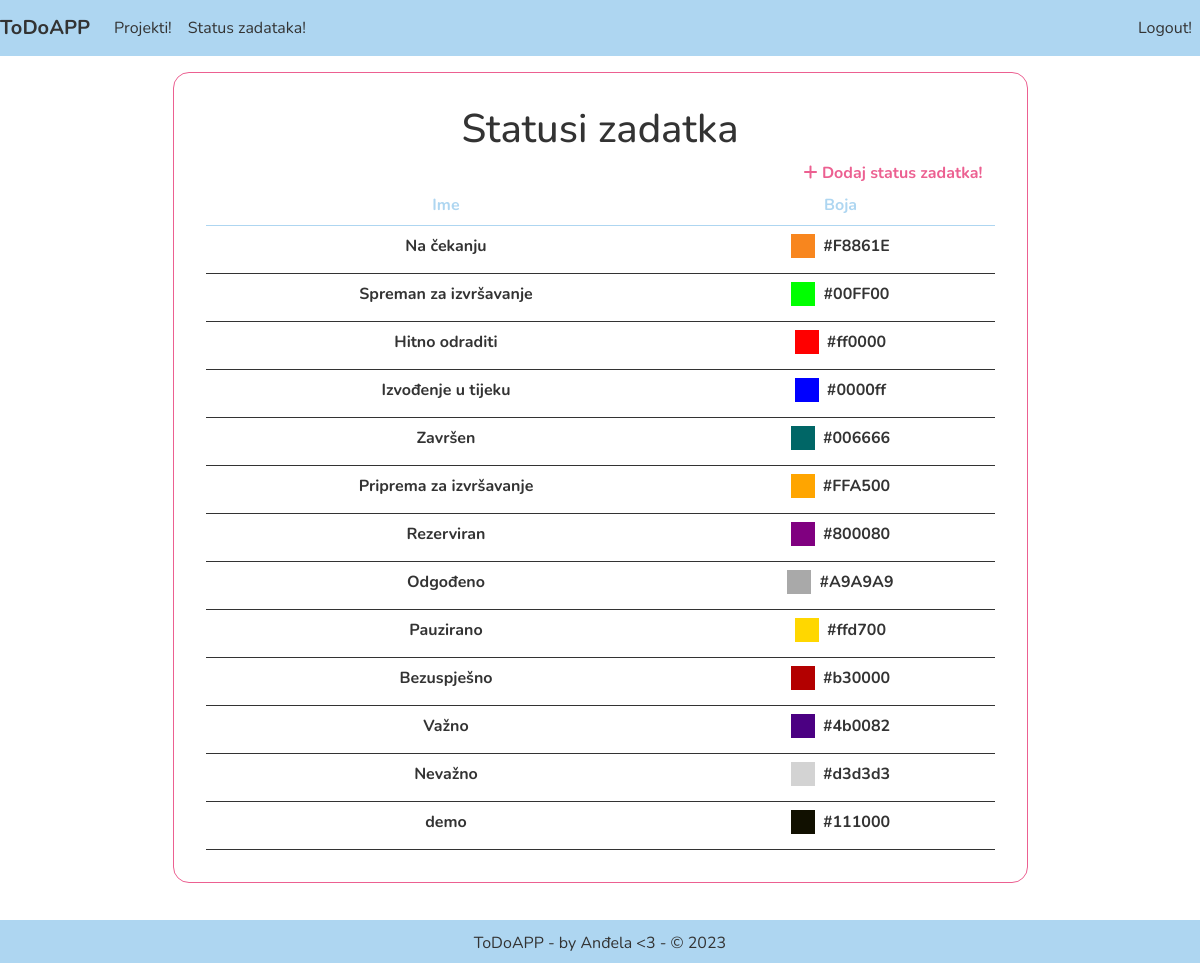
/chore_status (signed in), run on the app's committed database.
### projects/models.py (models this page shows, shortened)
class ChoreStatus(models.Model):
    name = models.CharField(max_length=200, unique=True)
    color = ColorField(max_length=200, null=True, blank=True, unique=True)

### projects/views.py (the view)
# urls.py: path('chore_status', ChoreStatusList.as_view(), name='chore-status-list'),
class ChoreStatusList(ListView):
    model = ChoreStatus
    context_object_name = 'chore_statuses'
    template_name = 'chores/chore_statuses.html'

### projects/templates/chores/chore_statuses.html (shortened to what this page needs)
{% extends 'projects/layout.html' %}
{% block content %}
    {% if request.user.is_authenticated %}
        <div class="row col-9 table-creation m-auto mt-3    ">
            <h1>Statusi zadatka</h1>
            <a style="text-align: right;text-decoration: none;color: #EC6091; font-weight: bold" href="{% url 'chore-status-create' %}"><i class="fa fa-plus" aria-hidden="true" style="color: #EC6091"></i> Dodaj status zadatka!</a>
            <table class="col-8 m-auto table">
                <tr>
                    <th style="color: #AED6F1">Ime</th>
                    <th style="color: #AED6F1">Boja</th>
                </tr>
                {% for chore in chore_statuses %}
                    <tr>
                        <th>{{ chore.name }}</th>
                        <th style="font-weight: bolder">
                            <div style="display: inline-flex; align-items: center;">
                                <div style="height: 1.5rem; width: 1.5rem; background: {{ chore.color }};"></div>
                                <span style="margin-left: 0.5rem;">{{ chore.color }}</span>
                            </div>
                        </th>
                    </tr>
                {% empty %}
                    <h3>No items here</h3>
                {% endfor %}
            </table>
        </div>
    {% else %}
        <a href="{% url 'login' %}">Log in!</a>
    {% endif %}
{% endblock content %}

### projects/templates/projects/layout.html (style rules this page uses)
* { font-family: 'Nunito', sans-serif; color: #333333; }
html, body { height: 100%; margin: 0; }
body { display: flex; text-align: center; flex-direction: column; }
.table tr { border: 0 !important; }
.table-creation { border: 1px #EC6091 solid; padding: 2rem; border-radius: 1rem; }

### data on the page
ChoreStatus: name "Na čekanju", color "#F8861E"
ChoreStatus: name "Spreman za izvršavanje", color "#00FF00"
ChoreStatus: name "Hitno odraditi", color "#ff0000"
ChoreStatus: name "Izvođenje u tijeku", color "#0000ff"
ChoreStatus: name "Završen", color "#006666"
ChoreStatus: name "Priprema za izvršavanje", color "#FFA500"
ChoreStatus: name "Rezerviran", color "#800080"
ChoreStatus: name "Odgođeno", color "#A9A9A9"
ChoreStatus: name "Pauzirano", color "#ffd700"
ChoreStatus: name "Bezuspješno", color "#b30000"
ChoreStatus: name "Važno", color "#4b0082"
ChoreStatus: name "Nevažno", color "#d3d3d3"
ChoreStatus: name "demo", color "#111000"
